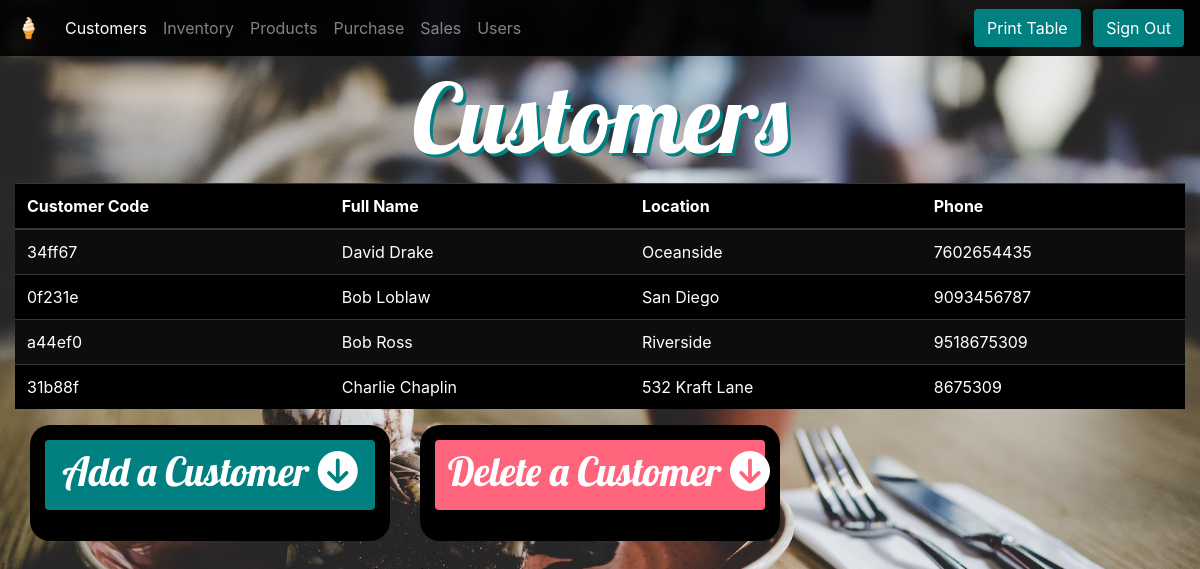
The page /models/customers.php (signed in) on the database its author committed.
### tables this page shows
CREATE TABLE `customers` (
  `customer_id` int(11) NOT NULL,
  `customercode` varchar(100) NOT NULL,
  `fullname` varchar(50) NOT NULL,
  `location` varchar(50) NOT NULL,
  `phone` varchar(50) NOT NULL
);

### models/customers.php (the view, shortened to what this page needs)
<?php
include('../login/session.php');
?>
<html>
<head>
	<?php echo file_get_contents("../components/bootstrap-css.html"); ?>
	<link rel="stylesheet" type="text/css" href="../style.css">
</head>
<body>
<?php
echo file_get_contents("../components/navbar.html")
?>
<div id="dashboard-homepage" class="container-fluid">
	<div class="row">
		<div id="dashboard-header" class="col-12">
			<h1 class="minty-text">Customers</h1>
		</div>
	</div>
	<div id="areaToPrint">
		<table class="table table-striped table-dark icetrack-table">
			<thead>
			<tr>
				<th scope="col">Customer Code</th>
				<th scope="col">Full Name</th>
				<th scope="col">Location</th>
				<th scope="col">Phone</th>
			</tr>
			</thead>
			<tbody>
			<?php
			$query = "SELECT * FROM customers";
			if ($result = mysqli_query($db, $query)) {
				while ($row = mysqli_fetch_assoc($result)) {
					echo '<tr>';
					echo '<td>' . $row["customercode"] . '</td>';
					echo '<td>' . $row["fullname"] . '</td>';
					echo '<td>' . $row["location"] . '</td>';
					echo '<td>' . $row["phone"] . '</td>';
					echo '</tr>';
				}
			}
			?>
			</tbody>
		</table>
	</div>
	<div class="container-fluid form-components">
		<div class="icetrack-form-div">
			<div class="row">
				<div class="col-4">
					<form method="post">
						<div class="form-group dropdown-button-container">
							<button class="btn minty-button minty-dropdown-button btn-block" type="button" data-toggle="collapse" data-target="#collapseExample" aria-expanded="false" aria-controls="collapseExample">
								<h1>Add a Customer <i class="fa fa-arrow-circle-down" aria-hidden="true"></i></h1>
							</button>
						</div>
					</form>
				</div>
				<div class="col-4">
					<form  method="get">
						<div class="form-group">
							<button id="deleteComponent" class="btn minty-button minty-dropdown-button btn-block" type="button" data-toggle="collapse" data-target="#deleteCollapse" aria-expanded="false" aria-controls="deleteCollapse">
								<h1>Delete a Customer <i class="fa fa-arrow-circle-down" aria-hidden="true"></i></h1>
							</button>
						</div>
					</form>
				</div>
			</div>
			<div class="col-4">
			</div>
		</div>
	</div>
</div>
</body>
</html>

### style.css (style rules this page uses)
html { overflow: hidden; height: 100%; }
body { margin: 0; padding: 0; background: url("./images/sabri-tuzcu-317828.jpg") no-repeat center center fixed; background-size: cover; height: 100%; overflow: auto; }
.minty-text { font-family: 'Lobster', sans-serif; color: white; text-shadow: 3px 3px teal; }
.minty-button { color: white; background-color: teal; }
.minty-dropdown-button { font-family: 'Lobster', sans-serif; }
#navbar-container { background-color: rgba(0, 0, 0, .90) !important; }
#dashboard-homepage { margin: 0 auto; padding-top: 5%; width: 100%; height: 100vh; }
#dashboard-header { text-align: center; font-size: 6em; }
#dashboard-header h1 { font-size: 1em; }
#deleteComponent { background-color: #FF647D; }
.icetrack-table { color: white; background-color: black; }
.icetrack-form-div form { padding: 15px; background-color: black; border-radius: 20px; color: white; }

### rows shown on the page
customers: customercode "34ff67", fullname "David Drake", location "Oceanside", phone "7602654435"
customers: customercode "0f231e", fullname "Bob Loblaw", location "San Diego", phone "9093456787"
customers: customercode "a44ef0", fullname "Bob Ross", location "Riverside", phone "9518675309"
customers: customercode "31b88f", fullname "Charlie Chaplin", location "532 Kraft Lane", phone "8675309"

### other values the page prints
file_get_contents("../components/navbar.html") "🍦 Customers Inventory Products Purchase Sales Users Print Table Sign Out"
